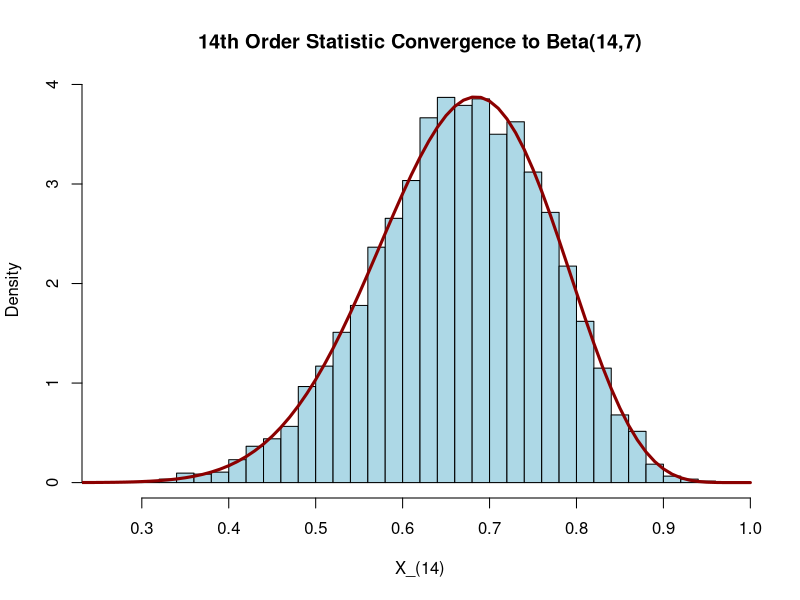

Generate this figure with R:
# ==============================================================================
# Project: Order Statistics and Beta Distribution Asymptotics
# Description: Large-scale Matrix Simulation verifying that the k-th 
#              order statistic of a Uniform sample converges to a Beta distribution.
# ==============================================================================

analyze_order_statistics <- function(simulations = 10000, sample_size = 20) {
  cat("\n[+] Initializing Order Statistics Matrix Optimization...\n")
  
  # Allocate memory for computational matrix efficiency
  sim_matrix <- matrix(data = NA, nrow = simulations, ncol = sample_size)
  
  # Vectorized execution loop
  for (i in 1:simulations) {
    sim_matrix[i, ] <- sort(runif(sample_size))
  }
  
  # Extract the 14th Order Statistic (Expected to match Beta(14, 7))
  k_th_statistic <- sim_matrix[, 14]
  
  # Graphical Grounding
  hist(k_th_statistic, freq = FALSE, col = "lightblue", breaks = 30,
       main = "14th Order Statistic Convergence to Beta(14,7)", xlab = "X_(14)")
  
  curve(dbeta(x, shape1 = 14, shape2 = 7), from = 0, to = 1, 
        add = TRUE, col = "darkred", lwd = 3)
}

# Execution Pipeline
analyze_order_statistics()
